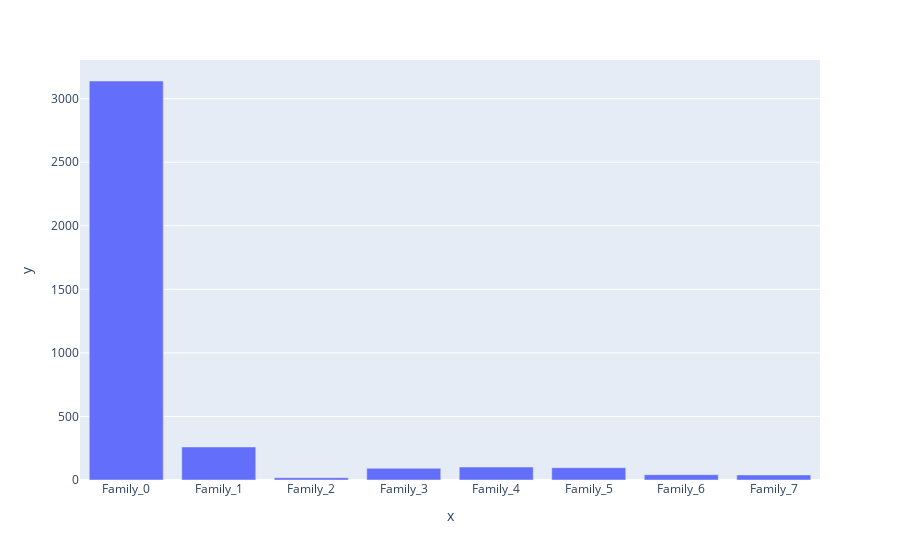

The notebook cell this image was saved under:
### Code cell
stats = df.filter(regex=f'^{col_name}').sum().to_dict()
fig = px.bar(x=list(stats.keys()), y=list(stats.values()))
fig.show()

### Figure 1 — Plotly figure (JSON) as saved in the notebook; plotly's stock layout.template omitted (floating-point values rounded to 4 significant figures)
{"data": [{"alignmentgroup": "True", "hovertemplate": "x=%{x}<br>y=%{y}<extra></extra>", "legendgroup": "", "marker": {"color": "#636efa", "pattern": {"shape": ""}}, "name": "", "offsetgroup": "", "orientation": "v", "showlegend": false, "textposition": "auto", "type": "bar", "x": ["Family_0", "Family_1", "Family_2", "Family_3", "Family_4", "Family_5", "Family_6", "Family_7"], "xaxis": "x", "y": [3139, 260, 18, 92, 102, 97, 42, 40], "yaxis": "y"}], "layout": {"barmode": "relative", "legend": {"tracegroupgap": 0}, "margin": {"t": 60}, "xaxis": {"anchor": "y", "domain": [0, 1], "title": {"text": "x"}}, "yaxis": {"anchor": "x", "domain": [0, 1], "title": {"text": "y"}}}}
